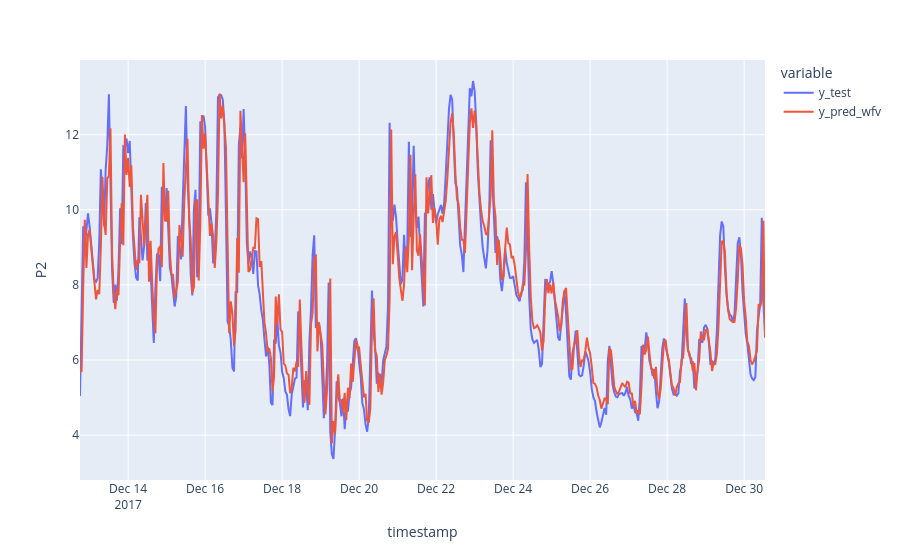

Notebook cell for this chart:
### Code cell
fig = px.line(df_test_wfv, labels={"value": "P2"})
fig.show()

### Figure 1 — Plotly figure (JSON) as saved in the notebook; plotly's stock layout.template omitted (floating-point values rounded to 4 significant figures; data arrays with more than 128 entries replaced by an {"elided": "..."} marker saying what was removed)
{"data": [{"hovertemplate": "variable=y_test<br>timestamp=%{x}<br>P2=%{y}<extra></extra>", "legendgroup": "y_test", "line": {"color": "#636efa", "dash": "solid"}, "marker": {"symbol": "circle"}, "mode": "lines", "name": "y_test", "orientation": "v", "showlegend": true, "type": "scatter", "x": {"elided": "428 str values"}, "xaxis": "x", "y": {"elided": "428 float values"}, "yaxis": "y"}, {"hovertemplate": "variable=y_pred_wfv<br>timestamp=%{x}<br>P2=%{y}<extra></extra>", "legendgroup": "y_pred_wfv", "line": {"color": "#EF553B", "dash": "solid"}, "marker": {"symbol": "circle"}, "mode": "lines", "name": "y_pred_wfv", "orientation": "v", "showlegend": true, "type": "scatter", "x": {"elided": "428 str values"}, "xaxis": "x", "y": {"elided": "428 float values"}, "yaxis": "y"}], "layout": {"legend": {"title": {"text": "variable"}, "tracegroupgap": 0}, "margin": {"t": 60}, "xaxis": {"anchor": "y", "domain": [0, 1], "title": {"text": "timestamp"}}, "yaxis": {"anchor": "x", "domain": [0, 1], "title": {"text": "P2"}}}}
